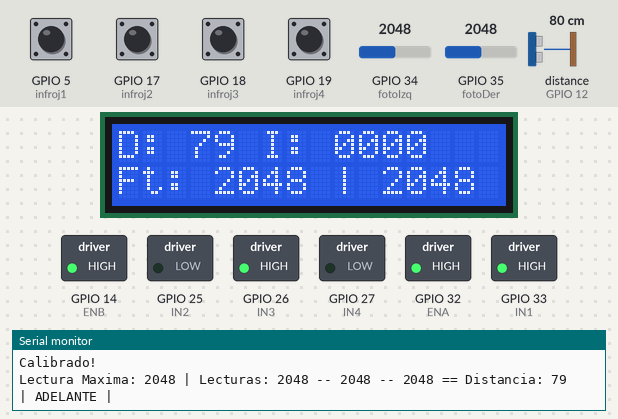
Bench run of a sketch on a simulated ESP32. Parts: 16×2 character LCD, switched loads named in the sketch (green lamp = pin HIGH), the last lines printed to the serial monitor. Wiring (inferred from the names in the program): ultrasonic range finder: trigger GPIO 13; echo GPIO 12. The inputs (shaded band) are chosen by the test bench; at power-on: GPIO 5 (infroj1), GPIO 17 (infroj2), GPIO 18 (infroj3), GPIO 19 (infroj4) HIGH, GPIO 34 (fotoIzq) = 2048, distance to the obstacle (sensor on GPIO 12) 80 cm, GPIO 35 (fotoDer) = 2048. The echo pulse lasts 58.3 µs per cm; nothing arrives over Bluetooth unless stated; pins used as bus, display or sensor lines are not drawn.

Above: at 4.5 s.
4.6 s: GPIO 34 (fotoIzq) set to 1928
At 5.09 s:
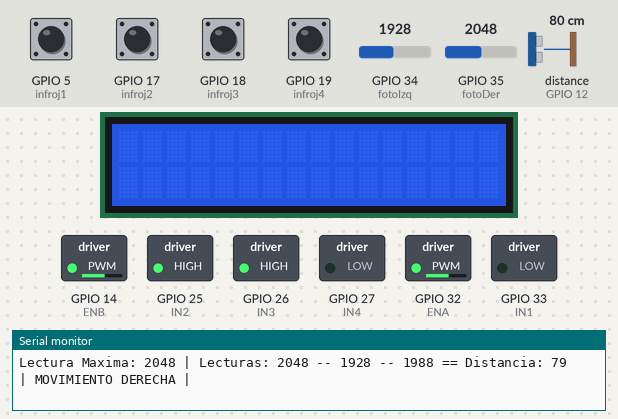
7.7 s: distance to the obstacle (sensor on GPIO 12) set to 18 cm
At 8.09 s:
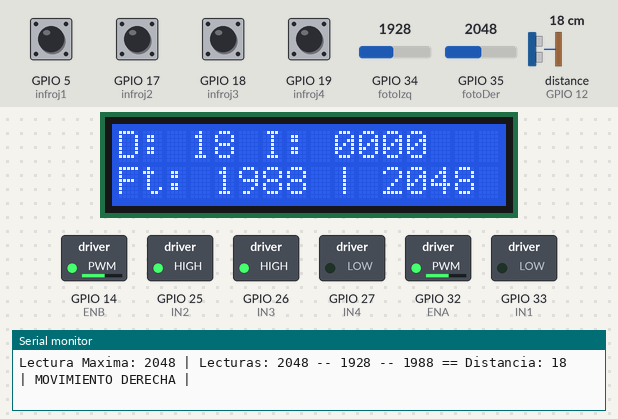
12.5 s: GPIO 35 (fotoDer) set to 2142
At 12.9 s:
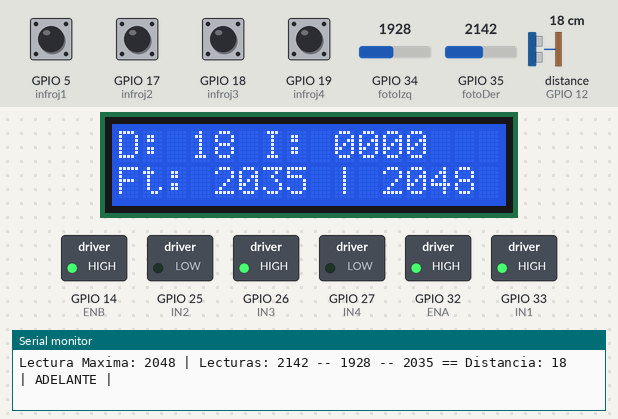
14.0 s: GPIO 35 (fotoDer) set to 2047
At 15.16 s:
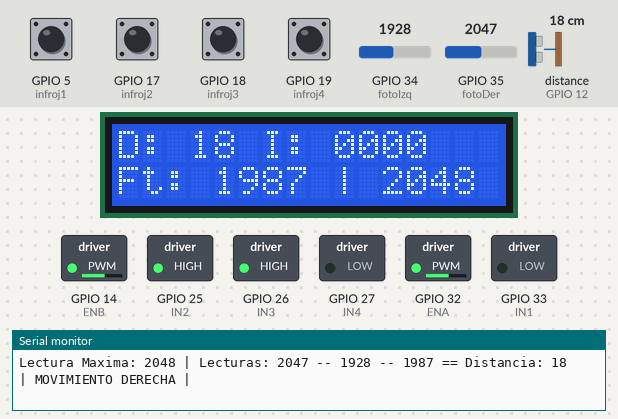
16.4 s: distance to the obstacle (sensor on GPIO 12) set to 35 cm
At 16.76 s:
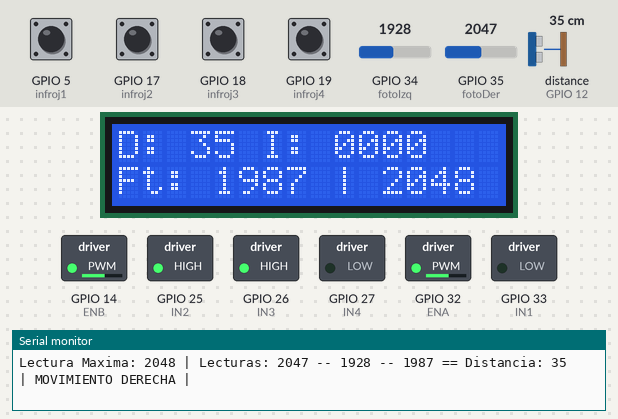
21.2 s: GPIO 35 (fotoDer) set to 77
At 21.6 s:
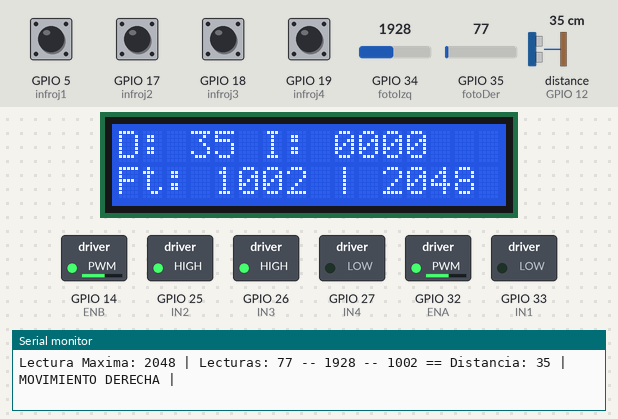
22.9 s: GPIO 35 (fotoDer) set to 66
Timing chart, 0 to 25.9 s (numbered marks = the images above; inputs shaded):
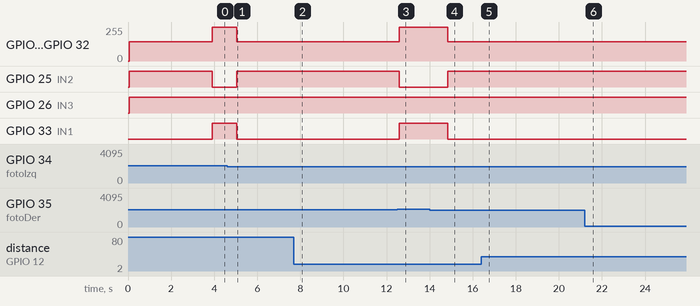

Measured:
- the behaviour switches between 1968 and 1967 on GPIO 34 (fotoIzq) (found by bisection; images 0 and 1)
- the behaviour switches between 2087 and 2088 on GPIO 35 (fotoDer) (found by bisection; images 2 and 3)
- after the input at 4.6 s, GPIO 14 (ENB), GPIO 32 (ENA): 255/255 → 144/255 after 0.44 s; GPIO 25 (IN2): LOW → HIGH after 0.44 s; GPIO 33 (IN1): HIGH → LOW after 0.44 s
- after the input at 12.5 s, GPIO 14 (ENB), GPIO 32 (ENA): 144/255 → 255/255 after 0.08 s; GPIO 25 (IN2): HIGH → LOW after 0.08 s; GPIO 33 (IN1): LOW → HIGH after 0.08 s
- after the input at 14.0 s, GPIO 14 (ENB), GPIO 32 (ENA): 255/255 → 144/255 after 0.85 s; GPIO 25 (IN2): LOW → HIGH after 0.85 s; GPIO 33 (IN1): HIGH → LOW after 0.85 s

The sketch:

CodigoProyectoFinal.ino
```cpp
#define IN1 33 //Declara el giro del motor a la izquierda (2)
#define IN2 25 //Declara el giro del motor a la derecha (2)
#define ENB 14 //Permite la activacion de un motor en el puente H (2)
//--------------------------------------------------/
#define IN3 26 //Declara el giro del motor a la izquierda
#define IN4 27 //Declara el giro del motor a la derecha
#define ENA 32 //Permite la activación de un motor en el puente H

//-----------------------------------/
//Encoder
#define EncA1 4 // Pin A del encoder 1
#define EncA2 15 // Pin A del encoder 2
#define EncB1 2 // Pin B del encoder 1
#define EncB2 16 // Pin B del encoder 2


//-------------------/
//LCD
#include <Wire.h>
#include <LiquidCrystal_I2C.h>
//-------------------------------/
//Fotoresistores
#define fotoIzq 34
#define fotoDer 35
//--------------------------------/
//Infrarrojo
#define infroj3 18
#define infroj1 5
#define infroj2 17
#define infroj4 19
//--------------------------------/
//Ultrasonico
#define echoPin 12
#define trigPin 13
//--------------------------------/

// Inicialización de variables para la configuración de canales
int channel = 0;
int freq = 1000;
int resolution = 8;

// Variables para controlar la velocidad máxima de los motores
int maxSpeedRight = 140;
int maxSpeedLeft = 120;

// Variable para controlar la detención del robot
bool pararAhora = false;

// Almacenamiento del valor máximo leído por los fotoresistores
int maxFotores=0;

// Inicialización de variables para la configuración de PWM del segundo canal
int channel2 = 0;
int freq2 = 1000;
int resolution2 = 8;

// Contadores de pulsos de los encoders de los motores
volatile long pulsesDer = 0;
volatile long pulsesIzq = 0;

// Variables para almacenar el promedio de los pulsos de los encoders
int mediaDer = 0;
int mediaIzq = 0;

// Variable para controlar la fase de calibración
bool calibrating = true;

// Variables para sensores infrarrojos
int inf3;
int inf1;
int inf2;
int inf4;

// Contador para la función de detención
int detenerCounter = 0;

// Variable para controlar la dirección del giro
bool girarDerecha = true;

// Inclusión de la librería Bluetooth y LCD
#include "BluetoothSerial.h"
BluetoothSerial SerialBT;
char dato;
LiquidCrystal_I2C lcd(0x27, 16, 2);
//volatile long pulses = 0; //Ponemos los pulsos en cero

void setup() { //Declara las variables del puente H como outputs y las del encoder como inputs
  pinMode(IN3,OUTPUT);
  pinMode(IN4,OUTPUT);
  pinMode(ENA,OUTPUT);

  pinMode(IN1,OUTPUT);
  pinMode(IN2,OUTPUT);
  pinMode(ENB,OUTPUT);

  pinMode (infroj1, INPUT); // Configuracion de sensores infrarojos
  pinMode (infroj2, INPUT);
  pinMode (infroj3, INPUT);
  pinMode (infroj4, INPUT);


  pinMode(trigPin, OUTPUT);
  pinMode(echoPin, INPUT);

  pinMode(EncA1, INPUT); // Configuración del encoder
  pinMode(EncB1, INPUT);
  pinMode(EncA2, INPUT);
  pinMode(EncB2, INPUT);

  //Señal pwm motor izquierdo
  ledcSetup(channel, freq, resolution);
  ledcAttachPin(ENA, channel);
  //Señal pwm motro derecha
  ledcSetup(channel2, freq2, resolution2);
  ledcAttachPin(ENB, channel2);


  //Configuración del fotoresistor/

  pinMode(fotoIzq, INPUT);
  pinMode(fotoDer, INPUT);
  //Inicialización de los parametros/
  Serial.begin(115200); //Inicializamos el serial en 115200 baudios
  SerialBT.begin("Equipo1ESP");
  lcd.init();
  lcd.backlight();
}

void loop() {
     // Comprueba si el robot está en fase de calibración
    if (calibrating){
      // Imprime un mensaje de calibración en el monitor serial
      Serial.println("Calibrando...");

      // Llama a la función para calibrar los fotoresistores
      calibracionFotoresistencias(23);
      // Imprime un mensaje al completar la calibración
      Serial.println("Calibrado!");
      // Pausa el programa durante 1500 milisegundos (1.5 segundos)
      delay(1500);

      // Cambia el estado de calibración a falso, terminando la calibración
      calibrating = false;
    }

    // Obtiene la lectura del fotoresistor derecho
    int der = fotoresistor(true);
    // Obtiene la lectura del fotoresistor izquierdo
    int izq = fotoresistor(false);
    // Calcula el promedio de las lecturas de los fotoresistores
    int lecturaFotores  = (der + izq)/2;
    // Obtiene la lectura del sensor ultrasónico
    int ultDist = ultrasonicoRaw();

    // Imprime información de las lecturas en el monitor serial
    Serial.print("Lectura Maxima: ");
    Serial.print(maxFotores);
    Serial.print(" | Lecturas: ");
    Serial.print(der);
    Serial.print(" -- ");
    Serial.print(izq);
    Serial.print(" -- ");
    Serial.print(lecturaFotores);
    Serial.print(" == Distancia: ");
    Serial.print(ultDist);
    // Configura la posición del cursor en la pantalla LCD y muestra la distancia
    lcd.setCursor(0,0);
    lcd.print("D: ");
    lcd.print(ultDist);
    // Continúa mostrando información en la pantalla LCD
    lcd.print(" I: ");
    lcd.print(inf3);
    lcd.print(inf1);
    lcd.print(inf2);
    lcd.print(inf4);
    lcd.setCursor(0,1);
    lcd.print("Ft: ");
    lcd.print(lecturaFotores);
    lcd.print(" | ");
    lcd.print(maxFotores);

    // Condiciones para detener el robot
    if (lecturaFotores >= 3800 && ultDist <= 14){
      pararAhora = true;
    }
    // Si la condición de parar es verdadera, ejecuta la función de parar
    if (pararAhora){
      parar();
    }else{
      // Actualiza el estado de los sensores de obstáculos
      obstaculosUpdate();

      // Verifica la presencia de obstáculos en frente
      if (ultDist <=15.0){

        // Ejecuta el movimiento hacia la derecha
        movimientoDerecha();

        // Imprime un mensaje sobre la detección de obstáculos
        Serial.print(" | OBSTACULO ENFRENTE |");
        // Pausa el programa durante 730 milisegundos
        delay(730);
        // Cambia la dirección de giro
        girarDerecha = !girarDerecha;
      }

      // Actualiza el valor máximo de la lectura del fotoresistor
      if (lecturaFotores > maxFotores){
        maxFotores = lecturaFotores;
      }

      // Condición para moverse hacia adelante o girar si hay un obstáculo
      if (lecturaFotores>= maxFotores*0.98){
        Serial.print(" | ADELANTE | ");
        if (ultDist <=15.0){

          movimientoDerecha();

          Serial.print(" | OBSTACULO ENFRENTE |");
          girarDerecha = !girarDerecha;
        }else{
           movimientoAdelante();
        }


        delay(1000);
      }
      else{
        Serial.print(" | MOVIMIENTO DERECHA | ");
        movimientoDerecha();
      }

      // Pausa breve del programa
      delay(100);
    }
    // Imprime una línea nueva en el monitor serial y limpia la pantalla LCD
    Serial.println();
    lcd.clear();


}


void calibracionFotoresistencias(int lecturas){
  // Variables para almacenar las lecturas acumuladas de los fotoresistores derecho e izquierdo
  int lecturasDer = 0;
  int lecturasIzq = 0;
  // Variable para almacenar el promedio de las lecturas actuales
  int promLecturas=0;

  // Bucle que se ejecuta un número determinado de veces para realizar la calibración
  for (int i = 0; i < lecturas; i++){
    // Lee el valor del fotoresistor derecho (true indica derecho)
    lecturasDer = fotoresistor(true);
    // Lee el valor del fotoresistor izquierdo (false indica izquierdo)
    lecturasIzq = fotoresistor(false);
    // Calcula el promedio de las lecturas actuales de ambos fotoresistores
    promLecturas = (lecturasDer + lecturasIzq) / 2;

    // Si el promedio actual es mayor que el máximo registrado, actualiza el máximo
    if (promLecturas >= maxFotores){
      maxFotores = promLecturas;
    }
    // Ejecuta un movimiento hacia la derecha (parte de la calibración)
    movimientoDerecha();
    // Pausa el programa por 100 milisegundos
    delay(100);
  }

  // Calcula y almacena el promedio de todas las lecturas para cada fotoresistor
  mediaDer = lecturasDer / lecturas;
  mediaIzq = lecturasIzq / lecturas;
}


void parar(){
  // Detiene todos los motores
    digitalWrite(IN1, LOW);
    digitalWrite(IN2, LOW);
    digitalWrite(IN3, LOW);
    digitalWrite(IN4, LOW);
    digitalWrite(ENA,LOW);
    digitalWrite(ENB, LOW);

}

void seguirDerecha(){
    digitalWrite(IN1, LOW);
    digitalWrite(IN2, LOW);
    digitalWrite(ENA, HIGH);
    //Motor izquierdo asociados EL PIN 17, 5
    digitalWrite(IN3, HIGH);
    digitalWrite(IN4, LOW);
    digitalWrite(ENB, HIGH);
}

void seguirIzquierda(){
   //Motor derecho asociados EL PIN 16 y 4
    digitalWrite(IN1, HIGH);
    digitalWrite(IN2, LOW);
    digitalWrite(ENA, HIGH);
    //Motor izquierdo asociados EL PIN 17, 5
    digitalWrite(IN3, LOW);
    digitalWrite(IN4, LOW);
    digitalWrite(ENB, LOW);
}

void movimientoAdelante(){

    //Motor derecho asociados EL PIN 16 y 4
    digitalWrite(IN1, HIGH);
    digitalWrite(IN2, LOW);
    digitalWrite(ENA, HIGH);
    //Motor izquierdo asociados EL PIN 17, 5
    digitalWrite(IN3, HIGH);
    digitalWrite(IN4, LOW);
    digitalWrite(ENB, HIGH);

    digitalWrite(EncB2, HIGH);
    digitalWrite(EncB1, HIGH);

    // Configurar velocidad del motor A mediante PWM
}
void movimientoReversa(){
      //Motor derecho asociados EL PIN 16 y 4
    digitalWrite(IN1, LOW);
    digitalWrite(IN2, HIGH);
    digitalWrite(ENA, HIGH);
    //Motor izquierdo asociados EL PIN 17, 5
    digitalWrite(IN3, LOW);
    digitalWrite(IN4, HIGH);
    digitalWrite(ENB, HIGH);
    lcd.setCursor(0,0);
    lcd.print("Reversa");
    //Señal pwm motor izquierdo
    ledcWrite(channel, 125);
    ledcWrite(channel2, 125);
    //delay(delayM);
}

void movimientoDerecha(){
   //Motor derecho asociados EL PIN 16 y 4
    digitalWrite(IN1, LOW);
    digitalWrite(IN2, HIGH);
    digitalWrite(ENA, HIGH);
    //Motor izquierdo asociados EL PIN 17, 5
    digitalWrite(IN3, HIGH);
    digitalWrite(IN4, LOW);
    digitalWrite(ENB, HIGH);
    // Configurar velocidad del motor A mediante PWM
    //Señal pwm motor izquierdo
    ledcWrite(channel, 125);
    ledcWrite(channel2, 145);
}

void movimientoIzquierda(){
   //Motor derecho asociados EL PIN 16 y 4
    digitalWrite(IN1, HIGH);
    digitalWrite(IN2, LOW);
    digitalWrite(ENA, HIGH);
    //Motor izquierdo asociados EL PIN 17, 5
    digitalWrite(IN3, LOW);
    digitalWrite(IN4, HIGH);
    digitalWrite(ENB, LOW);
}


float ultrasonicoRaw(){
// Declaración de variables para almacenar la duración de la señal y la distancia calculada
   float duracionUlt, distanciaUlt;

   // Establece el pin del trigger del sensor ultrasónico en bajo
   digitalWrite(trigPin, LOW);
   // Espera 1000 microsegundos para estabilizar la señal
   delayMicroseconds(1000);

   // Envía un pulso alto de 10 microsegundos al sensor ultrasónico
   digitalWrite(trigPin, HIGH);
   delayMicroseconds(10);
   digitalWrite(trigPin, LOW);

   // Mide el tiempo que tarda en llegar el eco, es decir, la duración de la señal de eco
   duracionUlt = pulseIn(echoPin, HIGH);

   // Calcula la distancia en base al tiempo que tardó el eco en volver y la velocidad del sonido
   // La fórmula es: distancia = velocidad del sonido (343 metros/segundo) * tiempo / 2
   // Aquí, 0.0343 cm/microsegundo es la velocidad del sonido y se divide por 2 porque es un viaje de ida y vuelta
   return 0.0343 * duracionUlt * 0.5;

}

void printFotoresistor(){
  int luzIzq = analogRead(fotoIzq);
  int luzDer = analogRead(fotoDer);
  lcd.setCursor(0,1);
  lcd.print("I:" + String(luzIzq) + " | D:" + String(luzDer));


  Serial.print("LDR_Izq:"+String(luzIzq)+" | LDR_Der:"+String(luzDer)+" |\n");
}

int fotoresistor(bool derecho){

  // Regresar la lectura de las fotoresistencias a partir de un booleano

  if (derecho){
    return analogRead(fotoDer);
  }

  return analogRead(fotoIzq);
}

void obstaculosUpdate(){

  // Actualizar las variables globales que miden los infrarojos, ajustando para que un 0 sea un obstáculo no detectado
  inf3 = digitalRead(infroj3)==0;
  inf1 = digitalRead(infroj1)==0;
  inf2 = digitalRead(infroj2)==0;
  inf4 = digitalRead(infroj4)==0;

}
```
